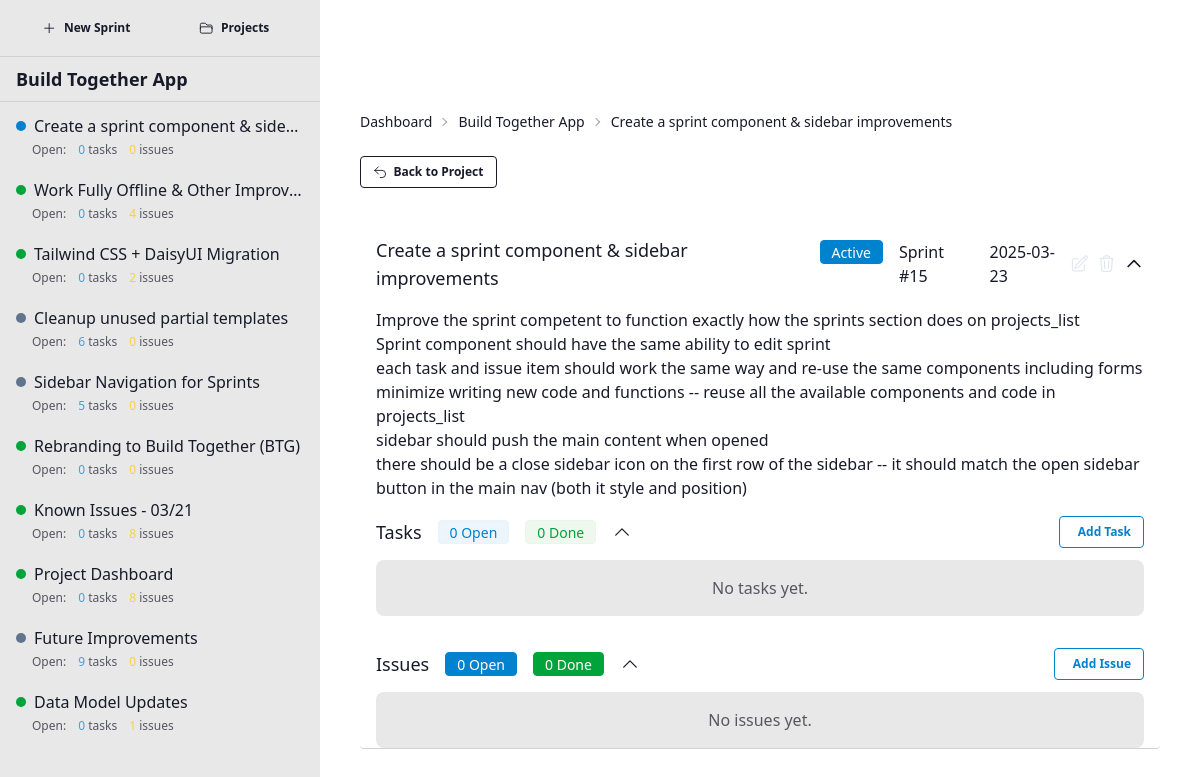
The page /project/2/sprint/15 on the database its author committed.
### app/models/project.py (models this page shows, shortened)
class Project(db.Model):
    __tablename__ = 'projects'
    id = db.Column(db.Integer, primary_key=True)
    name = db.Column(db.String(100), nullable=False)
    description = db.Column(db.Text, nullable=True)
    requirements = db.Column(db.Text, nullable=True)
    implementation_details = db.Column(db.Text, nullable=True)
    created_at = db.Column(db.DateTime, default=datetime.utcnow)
    updated_at = db.Column(db.DateTime, default=datetime.utcnow, onupdate=datetime.utcnow)
    sprints = db.relationship('Sprint', backref='project', lazy='dynamic', cascade='all, delete-orphan')

### app/models/sprint.py (models this page shows, shortened)
class Sprint(db.Model):
    __tablename__ = 'sprints'
    STATUS_PLANNED = 'Planned'
    STATUS_ACTIVE = 'Active'
    STATUS_COMPLETED = 'Completed'
    VALID_STATUSES = [STATUS_PLANNED, STATUS_ACTIVE, STATUS_COMPLETED]
    id = db.Column(db.Integer, primary_key=True)
    name = db.Column(db.String(100), nullable=False)
    description = db.Column(db.Text, nullable=True)
    status = db.Column(db.String(20), default=STATUS_PLANNED)
    project_id = db.Column(db.Integer, db.ForeignKey('projects.id'), nullable=False)
    created_at = db.Column(db.DateTime, default=datetime.utcnow)
    updated_at = db.Column(db.DateTime, default=datetime.utcnow, onupdate=datetime.utcnow)
    tasks = db.relationship('Task', backref='sprint', lazy='dynamic', cascade='all, delete-orphan')
    issues = db.relationship('Issue', backref='sprint', lazy='dynamic', cascade='all, delete-orphan')

### app/routes/main_routes.py (the view)
@main_bp.route('/project/<int:project_id>/sprint/<int:sprint_id>')
def sprint_detail(project_id, sprint_id):
    project = Project.query.get_or_404(project_id)
    sprint = Sprint.query.get_or_404(sprint_id)
    if sprint.project_id != project_id:
        return "Sprint not found in this project", 404
    return render_template('sprint_detail.html', project=project, sprint=sprint)

### app.py (called while the page is built)
@app.context_processor
def inject_now():
    return {'now': datetime.utcnow()}

### app/utils/markdown_parser.py (called while the page is built)
def convert_markdown_to_html(text):
    if not text:
        return Markup("")
    html = markdown.markdown(
        text,
        extensions=[
            'markdown.extensions.fenced_code',
            'markdown.extensions.tables',
            'markdown.extensions.nl2br',
            'markdown.extensions.sane_lists'
        ]
    )
    clean_html = bleach.clean(
        html,
        tags=ALLOWED_TAGS,
        attributes=ALLOWED_ATTRIBUTES,
        strip=True
    )
    return Markup(clean_html)

### app/templates/sprint_detail.html (shortened to what this page needs)
{% extends "base.html" %}
{% block sidebar %}
  {% include 'partials/sidebar.html' %}
{% endblock %}
{% block content %}
<div class="px-6 py-6">
    <div class="text-sm breadcrumbs mb-4">
        <ul>
            <li><a href="{{ url_for('main.index') }}">Dashboard</a></li>
            <li><a href="{{ url_for('main.project_detail', project_id=project.id) }}">{{ project.name }}</a></li>
            <li>{{ sprint.name }}</li>
        </ul>
    </div>
    <div class="mb-4">
        <a href="{{ url_for('main.project_detail', project_id=project.id) }}" class="btn btn-outline btn-sm">
            <svg xmlns="http://www.w3.org/2000/svg" fill="none" viewBox="0 0 24 24" stroke-width="1.5" stroke="currentColor" width="1.2em" height="1.2em">
                <path stroke-linecap="round" stroke-linejoin="round" d="M9 15 3 9m0 0 6-6M3 9h12a6 6 0 0 1 0 12h-3" />
            </svg>
            Back to Project
        </a>
    </div>
    <div id="sprintDetailContainer">
        {% include 'partials/sprint.html' %}
    </div>
</div>
{% endblock %}

### app/templates/partials/sprint.html (shortened to what this page needs)
<div class="pt-4">
    <div id="sprint-{{ sprint.id }}" class="sprint-container"
         x-data="{
            sprintOpen: true,
            tasksOpen: localStorage.getItem('sprint-{{ sprint.id }}-tasks') !== 'false',
            issuesOpen: localStorage.getItem('sprint-{{ sprint.id }}-issues') !== 'false',
            toggleTasks() {
                this.tasksOpen = !this.tasksOpen;
                localStorage.setItem('sprint-{{ sprint.id }}-tasks', this.tasksOpen);
            },
            toggleIssues() {
                this.issuesOpen = !this.issuesOpen;
                localStorage.setItem('sprint-{{ sprint.id }}-issues', this.issuesOpen);
            }
         }">
        <div class="card border-b border-base-300">
            <div class="card-header flex justify-between items-center p-4 cursor-pointer"
                 @click="sprintOpen = !sprintOpen">
                <div class="flex items-center">
                    <h4 class="text-lg font-medium">{{ sprint.name }}</h4></div>
                <div class="flex ml-4 gap-4">
                    <span class="badge {% if sprint.status == 'Active' %}badge-primary{% elif sprint.status == 'Completed' %}badge-success{% else %}badge-secondary{% endif %}">{{ sprint.status }}</span>
                    <span class="">Sprint #{{ sprint.id }}</span>
                    <span class="">{{ sprint.created_at.strftime('%Y-%m-%d') if sprint.created_at else '' }}</span>
                </div>
                <div class="sprint-actions flex items-center ml-auto gap-2">
                    <div class="text-slate-200 hover:text-slate-400 cursor-pointer flex items-center justify-center tooltip tooltip-top"
                          data-tip="Edit sprint"
                          hx-get="/htmx/sprints/{{ sprint.id }}/edit"
                          hx-target="#sprint-edit-form-container-{{ sprint.id }}"
                          hx-swap="innerHTML"
                          hx-trigger="click"
                          @click.stop="sprintOpen = true">
                    </div>
                    <div class="text-slate-200 hover:text-error cursor-pointer flex items-center justify-center tooltip tooltip-top"
                          data-tip="Delete sprint"
                          hx-confirm="Are you sure you want to delete this sprint? This will also delete all tasks and issues in this sprint."
                          hx-delete="/htmx/sprints/{{ sprint.id }}/delete"
                          hx-target="#projectsContainer"
                          hx-swap="innerHTML"
                          hx-preserve="true"
                          @click.stop>
                    </div>
                    <svg class="h-5 w-5" :class="sprintOpen ? 'rotate-180' : ''" xmlns="http://www.w3.org/2000/svg" fill="none" viewBox="0 0 24 24" stroke="currentColor">
                        <path stroke-linecap="round" stroke-linejoin="round" stroke-width="2" d="M19 9l-7 7-7-7" />
                    </svg>
                </div>
            </div>
            <div x-show="sprintOpen" x-transition class="px-4">
                <div class="markdown">{{ sprint.description|markdown or 'No description provided.' }}</div>
                <div class="py-4">
                    <div class="flex items-center mb-3 cursor-pointer"
                         @click="toggleTasks()">
                        <h3 class="text-lg font-medium mb-0">Tasks</h3>
                        <div class="flex gap-4 ml-4">
                            <span class="badge badge-soft badge-primary">{{ sprint.tasks.count() - sprint.tasks.filter_by(completed=True).count() }} Open</span>
                            <span class="badge badge-soft badge-success">{{ sprint.tasks.filter_by(completed=True).count() }} Done</span>
                        </div>
                        <div class="flex">
                            <svg xmlns="http://www.w3.org/2000/svg" fill="none" viewBox="0 0 24 24" stroke-width="1.5" stroke="currentColor" class="size-5 ml-4" :class="tasksOpen ? 'rotate-180' : ''">
                                <path stroke-linecap="round" stroke-linejoin="round" d="m19.5 8.25-7.5 7.5-7.5-7.5" />
                            </svg>
                        </div>
                        <div class="ml-auto">
                            <button class="btn btn-sm btn-outline btn-primary"
                                    hx-get="/htmx/tasks/form/{{ sprint.id }}"
                                    hx-target="#task-form-container-{{ sprint.id }}"
                                    hx-swap="innerHTML"
                                    @click.stop>
                                 Add Task
                            </button>
                        </div>
                    </div>
                    <div x-show="tasksOpen" x-transition>
                        <div id="sprint-tasks-{{ sprint.id }}" class="space-y-2">
                            {% if sprint.tasks.all() %}
                                {% for task in sprint.get_sorted_tasks() %}
                                    {% include 'partials/task_item.html' %}
                                {% endfor %}
                            {% else %}
                                <div class="text-center p-4 bg-base-200 rounded-lg">
                                    <p class="text-base-content/70">No tasks yet.</p>
                                </div>
                            {% endif %}
                        </div>
                    </div>
                </div>
                <div class="pt-4">
                    <div class="flex items-center mb-3 cursor-pointer"
                         @click="toggleIssues()">
                        <h3 class="text-lg font-medium mb-0">Issues</h3>
                        <div class="flex gap-4 ml-4">
                            <span class="badge badge-primary">{{ sprint.issues.count() - sprint.issues.filter_by(completed=True).count() }} Open</span>
                            <span class="badge badge-success">{{ sprint.issues.filter_by(completed=True).count() }} Done</span>
                        </div>
                        <div class="flex">
                            <svg xmlns="http://www.w3.org/2000/svg" fill="none" viewBox="0 0 24 24" stroke-width="1.5" stroke="currentColor" class="size-5 ml-4" :class="issuesOpen ? 'rotate-180' : ''">
                                <path stroke-linecap="round" stroke-linejoin="round" d="m19.5 8.25-7.5 7.5-7.5-7.5" />
                            </svg>
                        </div>
                        <div class="ml-auto">
                            <button class="btn btn-sm btn-outline btn-primary"
                                    hx-get="/htmx/issues/form/{{ sprint.id }}"
                                    hx-target="#issue-form-container-{{ sprint.id }}"
                                    hx-swap="innerHTML"
                                    @click.stop>
                                 Add Issue
                            </button>
                        </div>
                    </div>
                    <div x-show="issuesOpen" x-transition>
                        <div id="sprint-issues-{{ sprint.id }}" class="space-y-2">
                            {% if sprint.issues.all() %}
                                {% for issue in sprint.get_sorted_issues() %}
                                    {% include 'partials/issue_item.html' %}
                                {% endfor %}
                            {% else %}
                                <div class="text-center p-4 bg-base-200 rounded-lg">
                                    <p class="text-base-content/70">No issues yet.</p>
                                </div>
                            {% endif %}
                        </div>
                    </div>
                </div>
            </div>
        </div>
    </div>
</div>

### app/templates/partials/sidebar.html (shortened to what this page needs)
<div class="bg-base-200 min-h-full w-80 text-base-content overflow-y-auto flex flex-col">
    <div class="px-4 py-3 border-b border-base-300">
        <div class="flex gap-2">
            <button class="btn btn-ghost btn-sm flex-1 justify-center gap-2 text-base-content hover:bg-base-300 transition-colors duration-200"
                    hx-get="/htmx/sprints/form?project_id={{ project.id }}"
                    hx-target="#sprint-form-container"
                    hx-swap="innerHTML">
                <svg xmlns="http://www.w3.org/2000/svg" fill="none" viewBox="0 0 24 24" stroke-width="1.5" stroke="currentColor" width="1.2em" height="1.2em">
                    <path stroke-linecap="round" stroke-linejoin="round" d="M12 4.5v15m7.5-7.5h-15" />
                </svg>
                New Sprint
            </button>
            <a href="{{ url_for('main.index') }}" class="btn btn-ghost btn-sm flex-1 justify-center gap-2 text-base-content hover:bg-base-300 transition-colors duration-200">
                Projects
            </a>
        </div>
    </div>
    <div class="px-4 py-2 border-b border-base-300">
        <h2 class="font-semibold text-lg truncate">{{ project.name }}</h2>
    </div>
    <div class="p-1 overflow-y-auto flex-grow">
        {% if project.sprints %}
            {% for sprint in project.sprints|sort(attribute='created_at', reverse=True) %}
                <a href="{{ url_for('main.sprint_detail', project_id=project.id, sprint_id=sprint.id) }}"
                   class="flex flex-col w-full px-3 py-2 rounded-lg mb-1 hover:bg-base-300 transition-colors duration-200 {% if current_sprint_id == sprint.id %}bg-base-300 font-medium{% endif %}">
                    <div class="flex items-center gap-2 w-full">
                        <div class="flex-shrink-0 w-2.5 h-2.5 rounded-full {% if sprint.status == 'Active' %}bg-primary{% elif sprint.status == 'Completed' %}bg-success{% else %}bg-secondary{% endif %}"></div>
                        <span class="text-base flex-grow truncate">{{ sprint.name }}</span>
                    </div>
                    <div class="flex gap-3 pl-4 mt-1 text-xs opacity-70">
                        <span>Open:</span>
                        <span><span class="text-primary font-medium">{{ sprint.tasks.count() - sprint.tasks.filter_by(completed=True).count() if sprint.tasks is defined else 0 }}</span> tasks</span>
                        <span><span class="text-warning font-medium">{{ sprint.issues.count() if sprint.issues is defined else 0 }}</span> issues</span>
                    </div>
                </a>
            {% endfor %}
        {% else %}
            <div class="flex flex-col items-center justify-center h-32 text-center opacity-60">
                <p class="text-sm">No sprints yet</p>
                <p class="text-xs mt-2">Create a new sprint to get started</p>
            </div>
        {% endif %}
    </div>
</div>

### rows shown on the page
Project: name "Build Together App"
Sprint: name "Create a sprint component & sidebar improvements", status "Active", id "15", created_at "2025-03-23", description "Improve the sprint competent to function exactly how the sprints section does on projects_list Sprint component should have the same ability to edit sprint each task and issue item should work the same way and re-use the same components including forms minimize writing new code and functions -- reuse all the available components and code in projects_list sidebar should push the main content when opened there should be a close sidebar icon on the first row of the sidebar -- it should match the open sidebar button in the main nav (both it style and position)", name "Create a sprint component & side…", tasks.count "0", issues "0"
Sprint: name "Work Fully Offline & Other Improv…", tasks.count "0", issues "4"
Sprint: name "Tailwind CSS + DaisyUI Migration", tasks.count "0", issues "2"
Sprint: name "Cleanup unused partial templates", tasks.count "6", issues "0"
Sprint: name "Sidebar Navigation for Sprints", tasks.count "5", issues "0"
Sprint: name "Rebranding to Build Together (BTG)", tasks.count "0", issues "0"
Sprint: name "Known Issues - 03/21", tasks.count "0", issues "8"
Sprint: name "Project Dashboard", tasks.count "0", issues "8"
Sprint: name "Future Improvements", tasks.count "9", issues "0"
Sprint: name "Data Model Updates", tasks.count "0", issues "1"

### other values the page prints
{{ sprint.tasks.count() - sprint.tasks.filter_by(completed=True).count() }} "0"
{{ sprint.tasks.filter_by(completed=True).count() }} "0"
{{ sprint.issues.filter_by(completed=True).count() }} "0"
